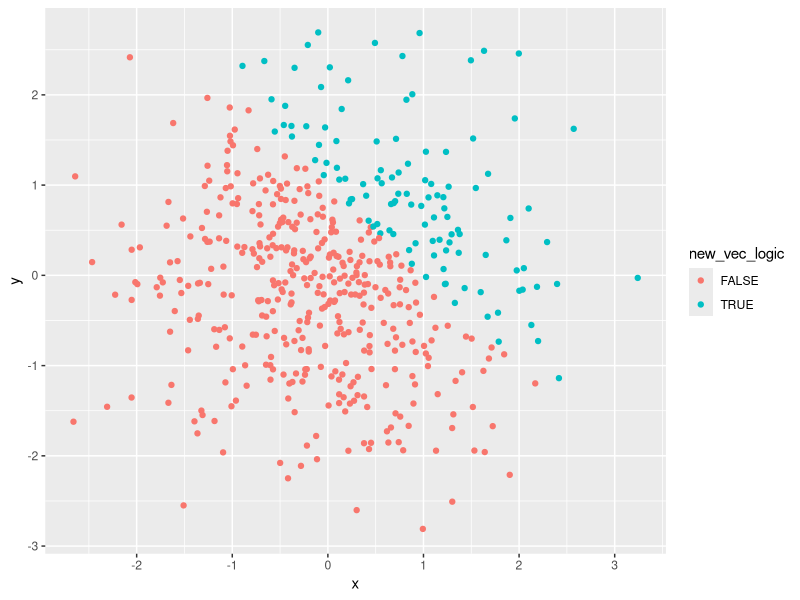
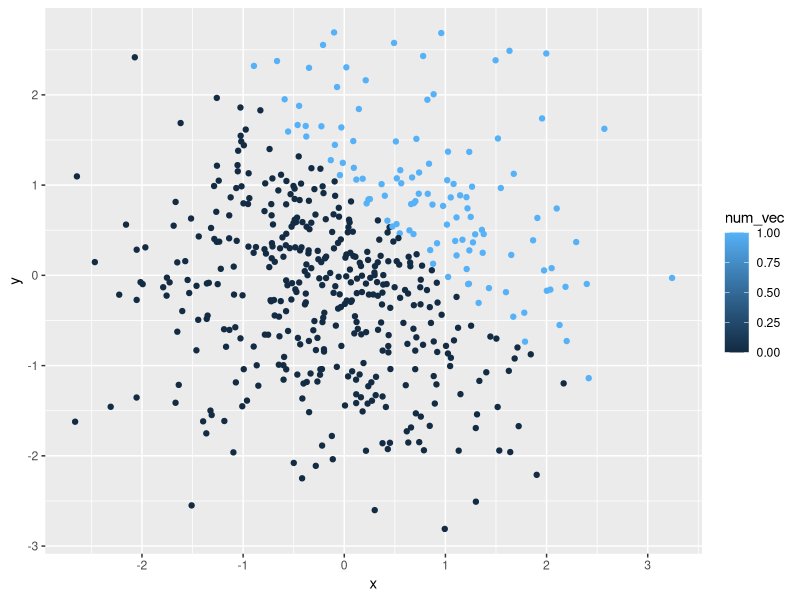
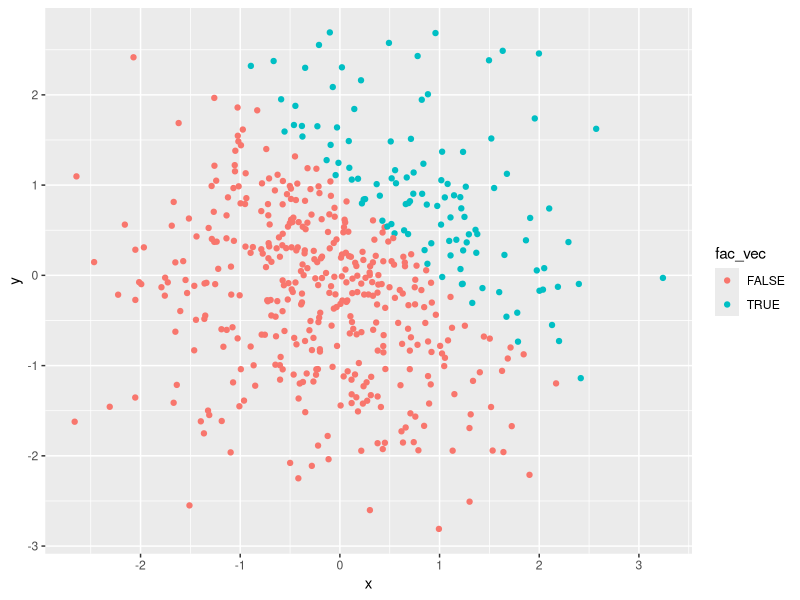
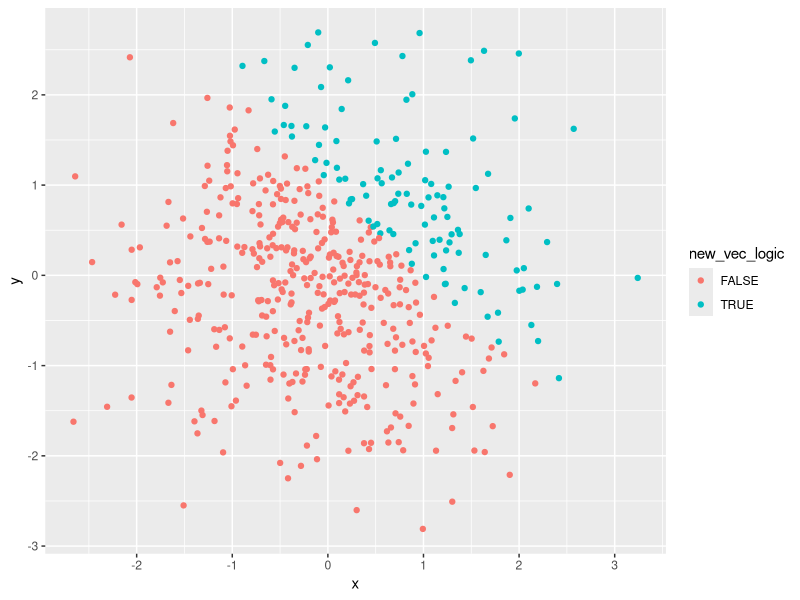

These charts were generated, in order, by the following R code:
## ---- chunk 1
library(tidyverse)

# Set a seed for reproducibility
set.seed(123)

# Put the specified vectors into a tibble
prob_1 = tibble(
  vec_samp = rnorm(8),
  vec_logical = vec_samp > 0,
  vec_char = c("one", "two", "three", "four", "five", "six", "seven", "eight"),
  vec_factor = factor(c("level1", "level1", "level1", "level2", "level2", "level2", "level3", "level3"))
)

# Now, we take the mean of each variable to see what works/doesn't
mean(pull(prob_1, vec_samp))
mean(pull(prob_1, vec_logical))
mean(pull(prob_1, vec_char))
mean(pull(prob_1, vec_factor))
## ---- chunk 2

as.numeric(pull(prob_1, vec_logical))
as.numeric(pull(prob_1, vec_char))
as.numeric(pull(prob_1, vec_factor))
## ---- chunk 3
as.numeric(pull(prob_1, vec_logical))*pull(prob_1, vec_samp)
as.factor(pull(prob_1, vec_logical))*pull(prob_1, vec_samp)
as.numeric(as.factor(pull(prob_1, vec_logical)))*pull(prob_1, vec_samp)
## ---- chunk 4

prob_2 = tibble (
  x = rnorm (500),
  y = rnorm (500),
  new_vec_logic = x + y > 1,
  num_vec = as.numeric(new_vec_logic), 
  fac_vec = as.factor(new_vec_logic)
)

## ---- chunk 5

plot_1 = ggplot(prob_2, aes(x = x, y = y, color = new_vec_logic)) + geom_point()
plot_1

ggplot(prob_2, aes(x = x, y = y, color = num_vec)) + geom_point()

ggplot(prob_2, aes(x = x, y = y, color = fac_vec)) + geom_point()

ggsave("plot_1.png", plot = plot_1)

